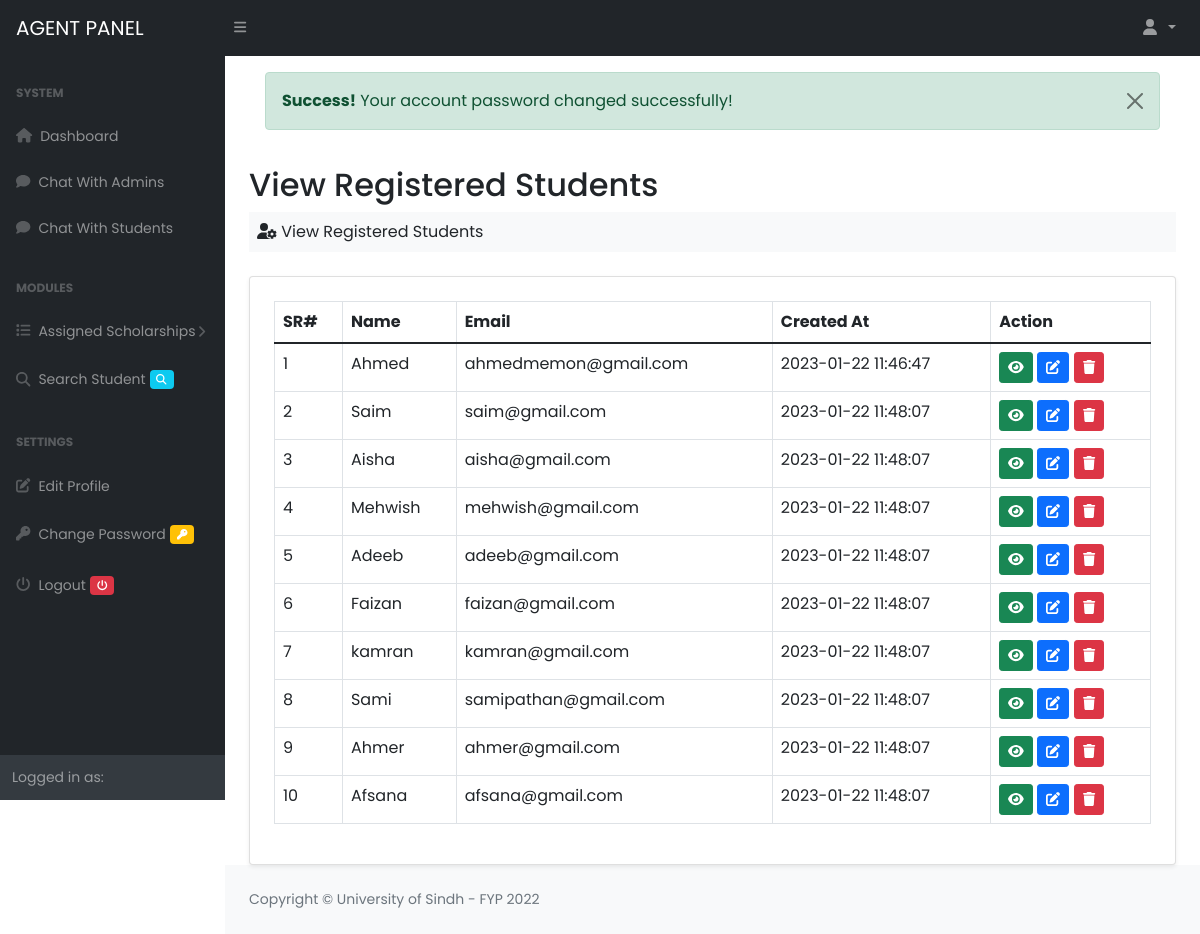
The app's page /Project/agent/view_students.php (signed in) with its own data.
### tables this page shows
CREATE TABLE `students` (
  `student_id` int(11) NOT NULL AUTO_INCREMENT,
  `name` varchar(50) NOT NULL,
  `surname` varchar(50) DEFAULT NULL,
  `email` varchar(50) NOT NULL,
  `password` varchar(50) NOT NULL,
  `cnic` varchar(50) DEFAULT NULL,
  `gender` enum('Male','Female') DEFAULT NULL,
  `dob` varchar(50) DEFAULT NULL,
  `phone` varchar(50) DEFAULT NULL,
  `address` text DEFAULT NULL,
  `ilets_score` varchar(50) DEFAULT NULL,
  `cgpa` varchar(50) DEFAULT NULL,
  `religion` varchar(50) DEFAULT NULL,
  `profile` varchar(100) DEFAULT NULL,
  `status` int(11) DEFAULT 0,
  `created_at` timestamp NOT NULL DEFAULT current_timestamp() ON UPDATE current_timestamp(),
  PRIMARY KEY (`student_id`)
);

### Project/database/database.php (called while the page is built, shortened)
<?php
class Database
{
	private $db_host = "localhost";
	private $db_user = "root";
	private $db_pass = "";
	private $db_name = "fyp_cms";
	public $connection = null;
	public function __construct()
	{
		$this->connection = mysqli_connect($this->db_host, $this->db_user, $this->db_pass, $this->db_name);
	}
	public function executeQuery($query)
	{
		$this->query = $query;
		$this->result = mysqli_query($this->connection, $this->query);
		return $this->result;
	}
}
?>

### Project/agent/view_students.php (the view)
<?php  include_once("includes/header.php"); ?>
 <?php  include_once("includes/nav.php"); ?>
 <div id="layoutSidenav">
         <?php include_once("includes/sidebar.php") ?>
         <div id="layoutSidenav_content">
             <main>
                 <div class="container-fluid px-4">
                     <div class="p-3"><?php require_once("includes/messages.php") ?></div>
                     <h2 class="mt-1">View Registered Students</h2>
                     <ol class="breadcrumb mb-4 bg-light p-2">
                         <li class="breadcrumb-item"><i class="fa fa-user-cog"></i> View Registered Students</li>
                     </ol>
                     <div class="card shadow-sm bg-white p-2">
                         <div class="card-body p-3">
                            <table class="table table-bordered table-hover " id="datatablesSimple">
                                 <thead>
                                     <tr>
                                         <th>SR#</th>
                                         <th>Name</th>
                                         <th>Email</th>
                                         <th>Created At</th>
                                         <th>Action</th>
                                     </tr>
                                 </thead>
                                 <tbody>
                                     <?php
                                         $query = "SELECT * FROM students";
                                         $result = $db->executeQuery($query);
                                         if($result->num_rows){
                                             $a = 0;
                                             while($row = mysqli_fetch_assoc($result)){
                                                 ?>
                                                 <tr>
                                                     <td><?php echo ++$a ?></td>
                                                     <td><?php echo $row['name'] ?></td>
                                                     <td><?php echo $row['email'] ?></td>
                                                     <td><?php echo $row['created_at'] ?></td>
                                                     <td>
                                                     <a href="show_student?id=<?php echo $row['student_id'] ?>" class="btn btn-success btn-sm"><i class="fa fa-eye"></i></a>
                                                     <a href="edit_student?id=<?php echo $row['student_id'] ?>" class="btn btn-primary btn-sm"><i class="fa fa-edit"></i></a>
                                                     <a href="classes/student?id=<?php echo $row['student_id'] ?>" class="btn btn-danger btn-sm"><i class="fa fa-trash"></i></a>
                                                     </td>
                                                 </tr>
                                                 <?php
                                             }
                                         }
                                     ?>
                                 </tbody>
                            </table>
                         </div>
                     </div>
                 </div>
             </main>
 <?php  include_once("includes/footer.php") ?>

### Project/agent/includes/header.php (style rules this page uses)
body { font-family: 'Poppins', sans-serif; }

### records on screen
students: name "Ahmed", email "ahmedmemon@gmail.com", created_at "2023-01-22 11:46:47"
students: name "Saim", email "saim@gmail.com", created_at "2023-01-22 11:48:07"
students: name "Aisha", email "aisha@gmail.com", created_at "2023-01-22 11:48:07"
students: name "Mehwish", email "mehwish@gmail.com", created_at "2023-01-22 11:48:07"
students: name "Adeeb", email "adeeb@gmail.com", created_at "2023-01-22 11:48:07"
students: name "Faizan", email "faizan@gmail.com", created_at "2023-01-22 11:48:07"
students: name "kamran", email "kamran@gmail.com", created_at "2023-01-22 11:48:07"
students: name "Sami", email "samipathan@gmail.com", created_at "2023-01-22 11:48:07"
students: name "Ahmer", email "ahmer@gmail.com", created_at "2023-01-22 11:48:07"
students: name "Afsana", email "afsana@gmail.com", created_at "2023-01-22 11:48:07"

### other values on screen
$_SESSION['success'] "Your account password changed successfully!"
